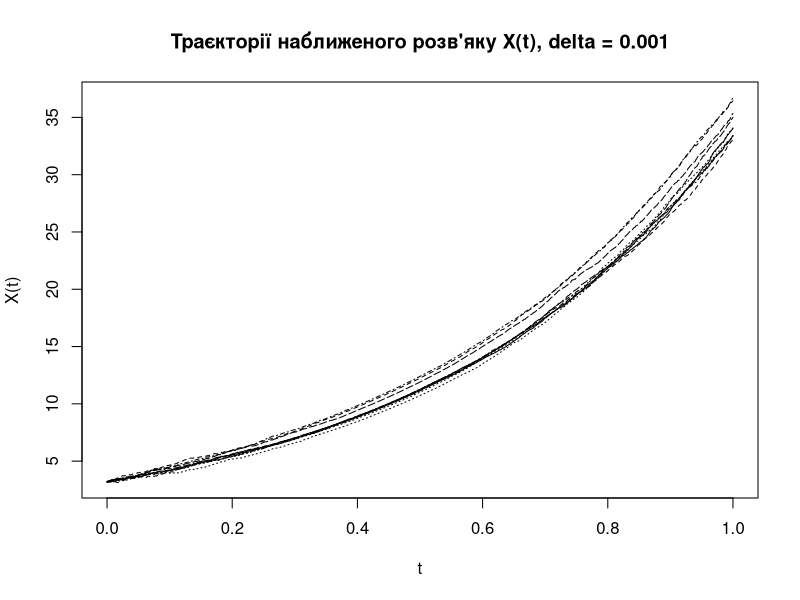

Reproduce this figure in R.
euler.approx <- function(times, w.incr, delta, a, b, x0)
{
  x.approx <- c(x0)
  for(j in (1:length(times))[-1])
  {
    A <- a(times[j], x.approx[j-1]) * delta
    B <- b(times[j], x.approx[j-1]) * w.incr[j-1]
    x.next <- x.approx[j-1] + A + B
    x.approx <- c(x.approx, x.next)
  }
  x.approx
}

a <- function(t, x)
{
  2 * x + 3 * sqrt(1 + t^2)
}

b <- function(t, x)
{
  2 * t - x / (1 + abs(x))
}

###

set.seed(0)

n <- 1000
x0 <- 3.2

B <- 10
x.approxed <- c()

delta <- 1/n
T.val <- 1
times <- (0:n) * delta * T.val

for(u in 1:B)
{
  w.incr <- rnorm(n, mean = 0, sd = sqrt(delta))
  x.approxed <- cbind(x.approxed, euler.approx(times, w.incr, delta, a, b, x0))
}

matplot(times, (x.approxed), xlab = "t", ylab = "X(t)",
        type = "l", col = 1, ylim = c(min(x.approxed), max(x.approxed)),
        main = paste("Траєкторії наближеного розв'яку X(t), delta =", 1/n))